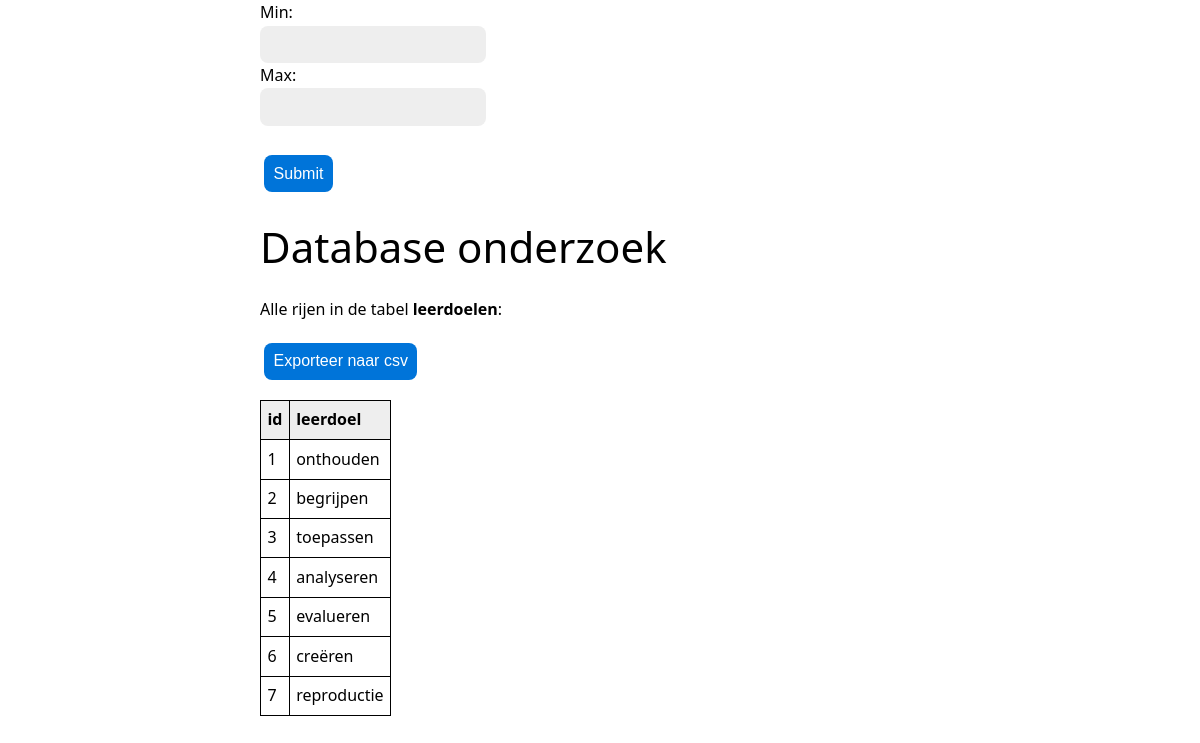
Page /table_details/leerdoelen on the committed database.
### tables this page shows
CREATE TABLE `leerdoelen` (
  `id` integer NOT NULL
,  `leerdoel` text DEFAULT NULL
);

### app.py (the view)
@app.route("/table_details/<table_name>")
def table_content(table_name=None):
    if not table_name:
        return "Missing table name", 400  # HTTP 400 = Bad Request
    else:
        rows, column_names = dbm.get_table_content(table_name)
        return render_template(
            "table_details.html",
            rows=rows,
            columns=column_names,
            table_name=table_name,
        )

### lib/tablemodel.py (called while the page is built)
    def get_table_content(self, table_name):
        cursor = sqlite3.connect(self.database_file).cursor()
        cursor.execute(f"SELECT * FROM {table_name}")
        table_headers = [column_name[0] for column_name in cursor.description]
        table_content = cursor.fetchall()
        return table_content, table_headers

### templates/table_details.html (shortened to what this page needs)
<!DOCTYPE html>
<html lang="en">
<head>
    <link rel="stylesheet" href="/static/basic.css" type="text/css">
</head>
<body>
<main>
    <div>
        <form action="/max_value/{{table_name}}" method="post">
            <label for="min">Min:</label><br>
            <input type="text" id="min" name="min"><br>
            <label for="max">Max:</label><br>
            <input type="text" id="max" name="max"><br><br>
            <input type="submit" value="Submit">
          </form>
    </div>
    <h1>
    <h1>Database onderzoek</h1>
    <p>Alle rijen in de tabel <b>{{ table_name }}</b>:</p>
    <button onclick="window.location.href='/csv_export_full/{{ table_name }}'">Exporteer naar csv</button>
    <table>
        <thead>
        <tr>
            {% for column in columns %}
            <th>{{ column }}</th>
            {% endfor %}
        </tr>
        </thead>
        <tbody>
        {% for row in rows %}
        <tr>
            {% for field in row %}
            <td>{{ field }}</td>
            {% endfor %}
        </tr>
        {% endfor %}
        </tbody>
    </table>
</main>
</body>
</html>

### static/basic.css (style rules this page uses)
* { box-sizing: border-box }
:root { --sans: 1em/1.6 system-ui, -apple-system, BlinkMacSystemFont, Segoe UI, Roboto, Oxygen, Ubuntu, Cantarell, Droid Sans, Helvetica Neue, Fira Sans, sans-serif; --mono: SFMono-Regular, Consolas, 'Liberation Mono', Menlo, Courier, 'Courier New', monospace; --c1:#0074d9; --c2:#eee; --c3:#fff; --c4:#000; --c5:#fff; --m1: 8px; --rc: 8px; }
html { -ms-text-size-adjust: 100%; -webkit-text-size-adjust: 100%; }
body { margin: 0; font: var(--sans); font-weight: 400; font-style: normal; text-rendering: optimizeLegibility; -webkit-font-smoothing: antialiased; background-color: var(--c3); color: var(--c4); }
h1,h2,h3,h4,h5,h6 { margin: 0.6em 0; font-weight: normal }
h1 { font-size: 2.625em; line-height: 1.2 }
table { border-collapse: collapse; border-spacing: 0; margin:1em 0 }
th, td { text-align: left; vertical-align: top; border: 1px solid; padding: 0.4em }
thead,tfoot { background: var(--c2) }
pre,code,input,select,textarea,button,img { border-radius: var(--rc) }
input, select, textarea { font-size: 1em; color:var(--c4); background: var(--c2); border: 0; padding: 0.6em }
button, input[type=submit], input[type=reset], input[type="button"] { -webkit-appearance: none; font-size: 1em; display: inline-block; color: var(--c5); background: var(--c1); border: 0; margin: 4px; padding: 0.6em; cursor: pointer; text-align: center }
main,footer { margin: 0 auto; width: 60%; text-align: left; padding: 0 20px; }

### rows in the picture
leerdoelen: row "1", leerdoel "onthouden"
leerdoelen: row "2", leerdoel "begrijpen"
leerdoelen: row "3", leerdoel "toepassen"
leerdoelen: row "4", leerdoel "analyseren"
leerdoelen: row "5", leerdoel "evalueren"
leerdoelen: row "6", leerdoel "creëren"
leerdoelen: row "7", leerdoel "reproductie"

### other values in the picture
{{ table_name }} "leerdoelen"
{{ column }} "id" "leerdoel"
